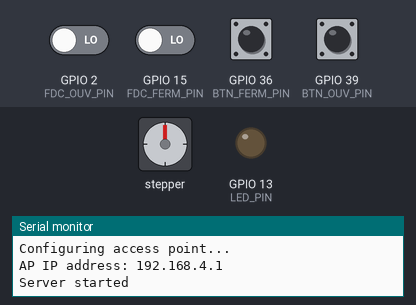
Simulated run of this sketch. Board: ESP32. Parts: stepper motor, output pins drawn as LEDs (lit = HIGH), the last lines printed to the serial monitor. Wiring (inferred from the names in the program): stepper motor (200 steps per turn assumed): coils GPIO 32, GPIO 33, GPIO 25, GPIO 26. Dashed ring = blinking. The inputs (shaded band) are chosen by the test bench; at power-on: GPIO 2 (FDC_OUV_PIN), GPIO 15 (FDC_FERM_PIN), GPIO 36 (BTN_FERM_PIN), GPIO 39 (BTN_OUV_PIN) LOW. Pins used as bus, display or sensor lines are not drawn.

Above: at 1.2 s.
1.3 s: GPIO 39 (BTN_OUV_PIN) pulled HIGH for 0.15 s
At 1.75 s:
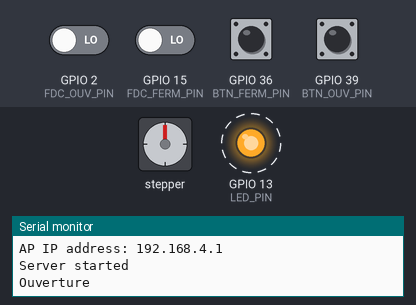
4.4 s: GPIO 2 (FDC_OUV_PIN) driven HIGH
At 4.9 s:
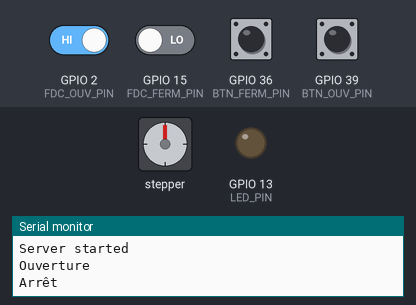
5.9 s: GPIO 36 (BTN_FERM_PIN) pulled HIGH for 1 s
At 6.6 s:
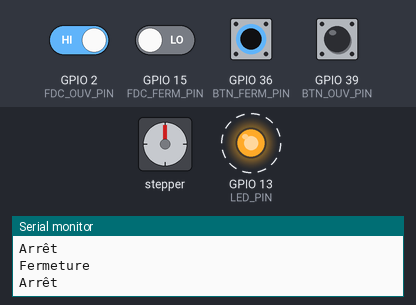
Timing chart, 0 to 8.9 s (numbered marks = the images above; inputs shaded):
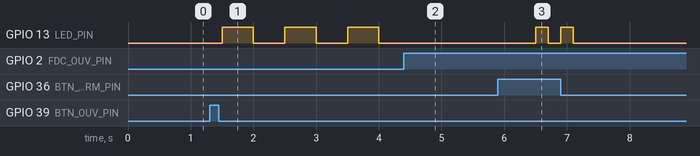

The sketch:

Projet_store_esp32.ino
```cpp
//===============================================================
// Programme de gestion d'un store automatique
// avec interface web.
//
// Auteurs : LAU Wai Tong Christian, TAMATAI Tautu
// Dans le cadre du DIU EIL 2019.
// Université de la Polynésie Française
// Tahiti, Polynésie Française
// Septembre 2019
//
//===============================================================

#include "Stepper.h"
#include <WiFi.h>
#include <WiFiClient.h>
#include <WiFiAP.h>
#include <WebServer.h>
#include "index.h"

// Les broches d'E/S
#define LED_PIN 13
#define STEPPER_PIN1 32
#define STEPPER_PIN2 33
#define STEPPER_PIN3 25
#define STEPPER_PIN4 26
#define FDC_OUV_PIN 2
#define FDC_FERM_PIN 15
#define BTN_FERM_PIN 36
#define BTN_OUV_PIN 39

// Objet gestion du moteur pas à pas
Stepper4P *stepper;

int dir;    // direction : dir = 1, -1, 0=arrêt
long dt;    // délai d'attente par pas
long t, t2;   // temps limites
int etat;     // etat : 0=arrêt, 1=ouverture, 2=fermeture

// Paramètres wifi
const char *ssid = "ESP32";
const char *password = "";

// Objet représentant le serveur web
WebServer server(80);

//===============================================================
// Fonctions gestionnaires d'événements
//===============================================================

// La page racine
void handleRoot() {
  String s = MAIN_page; //Read HTML contents
  server.send(200, "text/html", s); //Send web page
}

// Récupération des valeurs des E/S et de l'état
void GetValues() {
  String s = "etat:"+String(etat)+"\n";
  s = s + "fo:"+String(digitalRead(FDC_OUV_PIN))+"\n";
  s = s + "ff:"+String(digitalRead(FDC_FERM_PIN))+"\n";
  s = s + "bo:"+String(digitalRead(BTN_OUV_PIN))+"\n";
  s = s + "bf:"+String(digitalRead(BTN_FERM_PIN))+"\n";
  server.send(200, "text/plane", s); //Send ADC value only to client ajax request
}

// Appui sur le bouton "Arrêter" sur la page web
void BtnArret() {
  etat = 0;
}

// Appui sur le bouton "Ouvrir" sur la page web
void BtnOuvrir() {
  etat = 1;
}

// Appui sur le bouton "Fermer" sur la page web
void BtnFermer() {
  etat = 2;
}

//===============================================================
// Initialisation
//===============================================================

void setup() {
  Serial.begin(115200);     // Initialisation sortie port série (=console)

  Serial.println();
  Serial.println("Configuring access point...");

  // Configuration du point d'accès wifi
  WiFi.softAP(ssid, password);
  IPAddress myIP = WiFi.softAPIP();
  Serial.print("AP IP address: ");
  Serial.println(myIP);

  //----- Gestion des événements
  server.on("/", handleRoot);             // La page principale
  server.on("/GetValues", GetValues);     // Récupération des valeurs des E/S
  server.on("/BtnArret", BtnArret);       // Appui sur le bouton "Arrêter"
  server.on("/BtnOuvrir", BtnOuvrir);     // Appui sur le bouton "Ouvrir"
  server.on("/BtnFermer", BtnFermer);     // Appui sur le bouton "Fermer"

  // Démarrage du serveur web
  server.begin();
  Serial.println("Server started");

  // Initialisation des paramètre du moteur pas à pas
  dir = 1;
  dt = 10;
  stepper = new Stepper4P(STEPPER_PIN1, STEPPER_PIN2, STEPPER_PIN3, STEPPER_PIN4, 16);

  // Initialisation des temps limites (pour les délais)
  t = t2 = millis();

  // Initialisation des E/S
  pinMode(FDC_OUV_PIN, INPUT);      // fin de course
  pinMode(FDC_FERM_PIN, INPUT);     // fin de course

  pinMode(LED_PIN, OUTPUT);         // LED verte
  pinMode(BTN_FERM_PIN, INPUT);     // bouton
  pinMode(BTN_OUV_PIN, INPUT);      // bouton

  digitalWrite(LED_PIN, HIGH);      // Extinction de la LED

  etat = 0;     // Démarrage en état d'arrêt
}

//===============================================================
// Boucle principale
//===============================================================

void loop() {
  // Réalisation des actions selon l'état
  switch (etat) {
    case 0:     // Arrêt
      digitalWrite(LED_PIN, LOW);
      break;

    case 1:     // Ouverture
      digitalWrite(LED_PIN, ((millis() % 1000) > 500));
      stepper->Step(false);
      delayMicroseconds(((long)dt) * 100);
      break;

    case 2:     // Fermeture
      digitalWrite(LED_PIN, ((millis() % 1000) > 500));
      stepper->Step(true);
      delayMicroseconds(((long)dt) * 100);
      break;
  }

  // Gestion des transitions
  switch (etat) {
    case 0:     // Arrêt
      if (digitalRead(BTN_OUV_PIN) == HIGH) {     // Si appui sur bouton ouverture
        Serial.println("Ouverture");
        etat = 1;
        delay(200);
      }
      if (digitalRead(BTN_FERM_PIN) == HIGH) {    // Si appui sur bouton fermeture
        Serial.println("Fermeture");
        etat = 2;
        delay(200);
      }
      break;

    case 1:     // Ouverture
      // Si appui sur un bouton ou fin de course ouverture actif
      // alors aller à l'état 0=arrêt
      if ((digitalRead(BTN_OUV_PIN) == HIGH) || (digitalRead(BTN_FERM_PIN) == HIGH)
          || (digitalRead(FDC_OUV_PIN) == HIGH)) {
        Serial.println("Arrêt");
        etat = 0;
        delay(200);
      }
      break;

    case 2:     // Fermeture
      // Si appui sur un bouton ou fin de course fermeture actif
      // alors aller à l'état 0=arrêt
      if ((digitalRead(BTN_OUV_PIN) == HIGH) || (digitalRead(BTN_FERM_PIN) == HIGH)
          || (digitalRead(FDC_FERM_PIN) == LOW)) {
        Serial.println("Arrêt");
        etat = 0;
        delay(200);
      }
      break;
  }

  // Gestion des événements du serveur
  server.handleClient();
}
```

Stepper.h
```cpp
#ifndef STEPPER_H
#define STEPPER_H

#include <math.h>
#include "esp32analog.h"

// Bipolar stepper motor driving
// By applying sinewave to coils
// Microstepping with arbitrary number of steps
// Requires 4 PWM pins
//
// Usage :
// 1) Define variable
//      Stepper *stepper;
// 2) In setup, init "stepper" by giving pins number
//    (must be PWM pins) and number of steps
//      stepper = new Stepper(i1,i2,i3,i4,N);
// 3) In loop, move motor with Step()
//      stepper->Step(true);
//

class Stepper {
  public:
  int pin[4];
  boolean state[4];
  int nsteps,current_step;
  double alpha;

  // Constructor
  //  i1,i2,i3,i4 pins number
  //  N = number of steps, 4 = full step, 8 = half step, > 8 microstepping
  Stepper( int i1, int i2, int i3, int i4, int N ) {
    pin[0] = i1;
    pin[1] = i2;
    pin[2] = i3;
    pin[3] = i4;
    for (int i=0; i<4; i++) {
#ifdef ESP32
      InitAnalogPin(pin[i]);
#else
      pinMode(pin[i],OUTPUT);
      digitalWrite(pin[i],LOW);
#endif
    }
    alpha = 1;
    ChangeSteps(N);
    GoTo(current_step);
  }

  // Change number of steps
  virtual void ChangeSteps( int N ) {
    nsteps = N;
    current_step = 0;
  }

  virtual void SetAlpha( double a ) {
    alpha = a;
  }

  virtual double ACorrect( double x ) {
    double a, b, c;
    a = 4*(1-alpha);
    b = 6*(alpha-1);
    c = 3-2*alpha;
    return x*(c+x*(b+a*x));
  }

  // Move to a substep
  virtual void GoTo( int istep ) {
    //double a = ((double)istep)*2*PI/nsteps;
    double a = ACorrect((double)istep/nsteps)*2*PI;
    double x = cos(a)*255;
    double y = sin(a)*255;
    if (x >= 0) {
      analogWrite(pin[0],(int)(x-0.5));
      digitalWrite(pin[1],LOW);
    } else {
      digitalWrite(pin[0],LOW);
      analogWrite(pin[1],(int)(-x-0.5));
    }
    if (y >= 0) {
      analogWrite(pin[2],(int)(y-0.5));
      digitalWrite(pin[3],LOW);
    } else {
      digitalWrite(pin[2],LOW);
      analogWrite(pin[3],(int)(-y-0.5));
    }
  }

  // Get pins state
  virtual void ReadState() {
    for (int i=0; i<4; i++) {
      state[i]=digitalRead(pin[i]);
    }
  }

  // Move on step
  virtual void Step( boolean forward ) {
    int k = (forward)? current_step+1 : current_step+nsteps-1;
    current_step = (k % nsteps);
    GoTo(current_step);
  }
};


// 4 phases stepper motor driving
// By applying sinewave to coils
// Microstepping with arbitrary number of steps
class Stepper4P : public Stepper {
  public:
  Stepper4P( int i1, int i2, int i3, int i4, int N ) :
    Stepper(i1,i2,i3,i4,N) {
  }

  // Sub function to write voltage to pin
  void OutputPhase( int outpin, double x ) {
    if (x >= 0) {
      analogWrite(outpin,(int)(x-0.5));
    } else {
      analogWrite(outpin,(int)(-x-0.5));
    }
  }

  // Move to a substep
  virtual void GoTo( int istep ) {
    double a = ACorrect((double)istep/nsteps)*2*PI;
    double x = (0.5+0.5*cos(a))*255;
    OutputPhase(pin[0],x);
    x = (0.5+0.5*cos(a+PI/2))*255;
    OutputPhase(pin[1],x);
    x = (0.5+0.5*cos(a+PI))*255;
    OutputPhase(pin[2],x);
    x = (0.5+0.5*cos(a+3*PI/2))*255;
    OutputPhase(pin[3],x);
  }
};

#endif
```

esp32analog.h
```cpp
#ifndef ESP32ANALOG_H
#define ESP32ANALOG_H

#define ESP32

#define MAX_PWM_PIN 40
#define MAX_PWM_CHANNELS 16

int pwm_channels[MAX_PWM_PIN] = {-1,-1,-1,-1,-1,-1,-1,-1,-1,-1,
      -1,-1,-1,-1,-1,-1,-1,-1,-1,-1,
      -1,-1,-1,-1,-1,-1,-1,-1,-1,-1,
      -1,-1,-1,-1,-1,-1,-1,-1,-1,-1};

void InitAnalogPin( int pin ) {
  int i, j;

  for (i=0; i<MAX_PWM_CHANNELS; i++) {
    for (j=0; j<MAX_PWM_PIN; j++) {
      if (pwm_channels[j] == i) break;
    }
    if (j >= MAX_PWM_PIN) {
      pwm_channels[pin] = i;
      ledcSetup(pwm_channels[pin], 2000, 8);
      ledcAttachPin(pin, pwm_channels[pin]);
      return;
    }
  }
}

void analogWrite( int pin, int value ) {
  ledcWrite(pwm_channels[pin], value);
}

#endif
```

index.h
```cpp
const char MAIN_page[] PROGMEM = R"=====(
<!DOCTYPE html>
<html>
<meta charset="utf-8">
<style>
.card{
    max-width: 400px;
    background: #02b875;
    color: #FFFFFF;
    font-size: 18px;
}
body{
    font-size: 16px;
}
</style>
<body>

<div class="card">
  <h1>Etat du store :<span id="etat">0</span></h1><br>
</div>
<div class="capteur">
  Fenetre ouverte : <span id="fo">0</span><br>
  Fenetre fermee : <span id="ff">0</span><br>
  Bouton ouverture : <span id="bo">0</span><br>
  Bouton fermeture : <span id="bf">0</span><br>
</div>
<div class="bouton">
  <button id="Arret" onclick="BtnArret()">Arrêter</button>
  <button id="Ouvrir" onclick="BtnOuvrir()">Ouvrir</button>
  <button id="Fermer" onclick="BtnFermer()">Fermer</button>
</div>

<script>


setInterval(function() {
  // Mise à jour des donnees à intervalle regulier
  getData();
}, 500); // update rate in ms

// Ajax pour recuperer les donnees du store
function getData() {
  var xhttp = new XMLHttpRequest();
  xhttp.onreadystatechange = function() {
    if (this.readyState == 4 && this.status == 200) {
      // Interpretation des donnees recues
      var s = this.responseText.split("\n");
      var s2 = s[0].split(":");
      switch (parseInt(s2[1])) {
        case 1: document.getElementById("etat").innerHTML = "Ouverture en cours"; break;
        case 2: document.getElementById("etat").innerHTML = "Fermeture en cours"; break;
        case 0: document.getElementById("etat").innerHTML = "Arret"; break;
      }
      document.getElementById("fo").innerHTML = s[1].split(":")[1];
      document.getElementById("ff").innerHTML = s[2].split(":")[1];
      document.getElementById("bo").innerHTML = s[3].split(":")[1];
      document.getElementById("bf").innerHTML = s[4].split(":")[1];
    }
  };
  xhttp.open("GET", "GetValues", true);
  xhttp.send();
}

// Demande d'ouverture
function BtnOuvrir() {
  var xhttp = new XMLHttpRequest();
  xhttp.onreadystatechange = function() {
    if (this.readyState == 4 && this.status == 200) {
      var s = this.responseText.split("\n");
    }
  };
  xhttp.open("GET", "BtnOuvrir", true);
  xhttp.send();
}

// Demande de fermeture
function BtnFermer() {
  var xhttp = new XMLHttpRequest();
  xhttp.onreadystatechange = function() {
    if (this.readyState == 4 && this.status == 200) {
      var s = this.responseText.split("\n");
    }
  };
  xhttp.open("GET", "BtnFermer", true);
  xhttp.send();
}

// Demande d'arrêt
function BtnArret() {
  var xhttp = new XMLHttpRequest();
  xhttp.onreadystatechange = function() {
    if (this.readyState == 4 && this.status == 200) {
      var s = this.responseText.split("\n");
    }
  };
  xhttp.open("GET", "BtnArret", true);
  xhttp.send();
}

</script>
</body>
</html>
)=====";
```

Measured:
- after the input at 1.3 s, GPIO 13 (LED_PIN): alternates HIGH for 0.50 s and LOW for 0.50 s, starting after 0.20 s
- after the input at 4.4 s, GPIO 13 (LED_PIN): stays LOW (without the input it goes to HIGH after 0.10 s)
- after the input at 5.9 s, GPIO 13 (LED_PIN): alternates HIGH for 0.20 s and LOW for 0.20 s, 4 changes in all, then stays LOW, starting after 0.60 s
